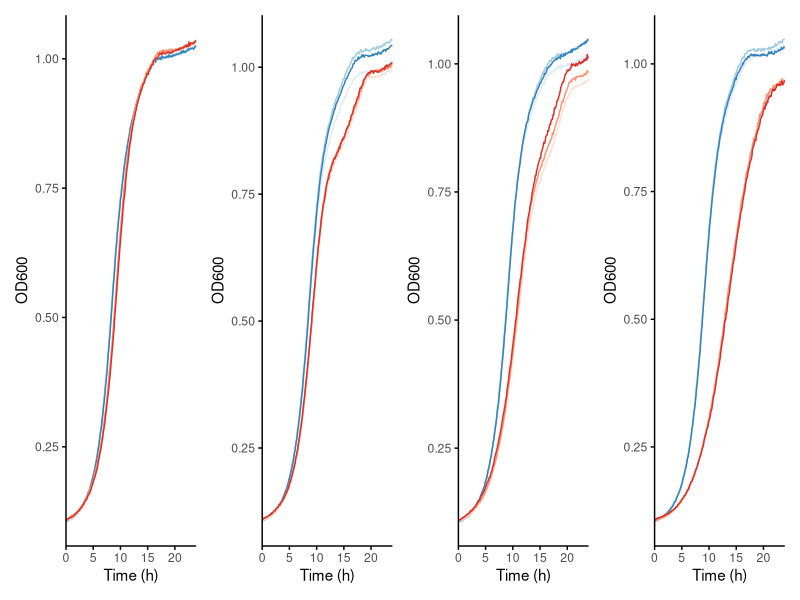
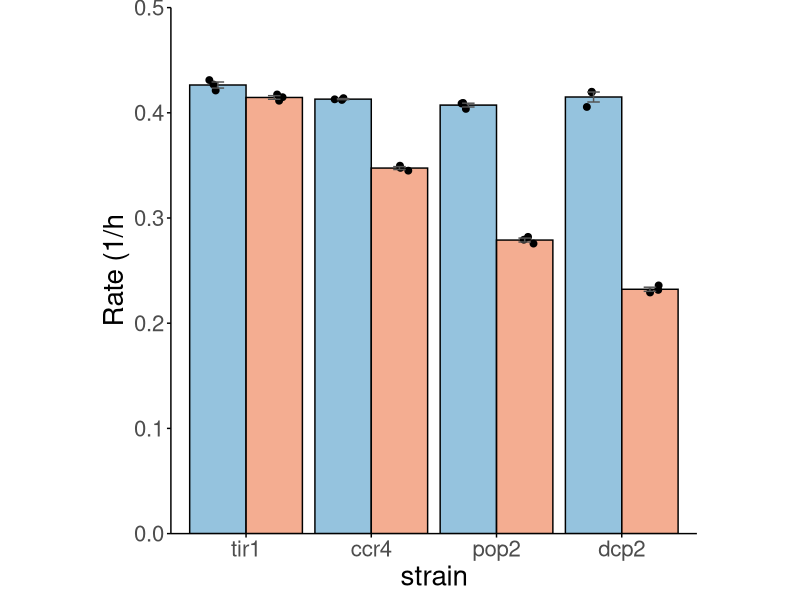

Reproduce these figures in R, in order.
setwd("~/yeast-idr-analysis-main/suppFigs/suppFig_3/")
library(ggplot2)
library(reshape2)
library(RColorBrewer)
library(patchwork)
library(ggpubr)
library(minpack.lm)


growth = read.csv("degronStrain_growthCurves.csv")
growth$time..s. = growth$time..s./3600 #convert to hours
tir = growth[, c(T,grepl("tir", names(growth[2:ncol(growth)])))]
ccr4 = growth[, c(T,grepl("ccr4", names(growth[2:ncol(growth)])))]
pop2 = growth[, c(T,grepl("pop2", names(growth[2:ncol(growth)])))]
dcp2 = growth[, c(T,grepl("dcp2", names(growth[2:ncol(growth)])))]

#separate datasets
tir <- melt(tir, id.vars = "time..s.", variable.name = "condition", value.name = "value")
ccr4 <- melt(ccr4, id.vars = "time..s.", variable.name = "condition", value.name = "value")
pop2 <- melt(pop2, id.vars = "time..s.", variable.name = "condition", value.name = "value")
dcp2 <- melt(dcp2, id.vars = "time..s.", variable.name = "condition", value.name = "value")

blues = brewer.pal(3,'Blues')
reds = brewer.pal(3,'Reds')

#plot representative trace for each one

tir_plot <- ggplot(tir, aes(x = time..s., y = value, color=condition)) +
  geom_path() + scale_color_manual(values = c(blues,reds)) + 
  labs(x = "Time (h)", y = "OD600") + theme_classic() + 
  scale_x_continuous(expand=c(0,0)) + 
  theme(panel.grid = element_blank(),
        axis.line = element_line(color = "black"),
        axis.ticks = element_line(color = "black",),
        axis.ticks.length = unit(0.1,'cm'),
        legend.position = "none",
        panel.border = element_blank())

ccr4_plot <- ggplot(ccr4, aes(x = time..s., y = value, color=condition)) +
  geom_path() + scale_color_manual(values = c(blues,reds)) + 
  labs(x = "Time (h)", y = "OD600") + theme_classic() + 
  scale_x_continuous(expand=c(0,0)) + 
  theme(panel.grid = element_blank(),
        axis.line = element_line(color = "black"),
        axis.ticks = element_line(color = "black",),
        axis.ticks.length = unit(0.1,'cm'),
        legend.position = "none",
        panel.border = element_blank())

pop2_plot <- ggplot(pop2, aes(x = time..s., y = value, color=condition)) +
  geom_path() + scale_color_manual(values = c(blues,reds)) + 
  labs(x = "Time (h)", y = "OD600") + theme_classic() + 
  scale_x_continuous(expand=c(0,0)) + 
  theme(panel.grid = element_blank(),
        axis.line = element_line(color = "black"),
        axis.ticks = element_line(color = "black",),
        axis.ticks.length = unit(0.1,'cm'),
        legend.position = "none",
        panel.border = element_blank())

dcp2_plot <- ggplot(dcp2, aes(x = time..s., y = value, color=condition)) +
  geom_path() + scale_color_manual(values = c(blues,reds)) + 
  labs(x = "Time (h)", y = "OD600") + theme_classic() + 
  scale_x_continuous(expand=c(0,0)) + 
  theme(panel.grid = element_blank(),
        axis.line = element_line(color = "black"),
        axis.ticks = element_line(color = "black",),
        axis.ticks.length = unit(0.1,'cm'),
        legend.position = "none",
        panel.border = element_blank())


combined_plot <- tir_plot + ccr4_plot + pop2_plot + dcp2_plot +
  plot_layout(ncol = 4, widths = c(1, 1, 1, 1))

if(!file.exists('raw_growth.pdf')){
  ggsave('raw_growth.pdf', combined_plot, height = 4, width = 16, units='cm')
}

#fit growth curves, k = max, m = min, r = growth rate
fit_growth <- function(y, x) {
  lin = nlsLM(y ~ k / (1 + ((k - m) / m) * exp(-r * x)),
        start = list(k = 1, r = 0.2, m = 0.1))
  return(coef(lin))
}
fits <- sapply(seq(2, ncol(growth)), function(x) {
  fit_growth(growth[, x], growth[, 1])
})
colnames(fits) = colnames(growth)[2:ncol(growth)]
df_fits = data.frame(rate = fits['r',], strain = sub("_.*", "", colnames(fits)),
                     chem = sub(".*_", "", colnames(fits)))

df_fits$strain <- factor(df_fits$strain, levels = c('tir1','ccr4','pop2','dcp2'))


rates = ggplot(df_fits, aes(x=strain, y=rate, fill=chem)) + 
  geom_bar(position = "dodge", stat = "summary",fun = "mean", color="black", alpha=0.7)+
  geom_jitter(aes(x = strain), position = position_jitterdodge(dodge.width = 1, jitter.width = 0.1),size=2)+
  geom_errorbar(stat = 'summary', position =position_dodge(width = 0.9), width = 0.2,color='#525252') +
  theme_classic()+  scale_y_continuous(expand = c(0,0), limits = c(0,0.5))  + 
  theme(text = element_text(size=20), legend.position = "none") + 
  scale_fill_manual(values = rep(c('#67a9cf','#ef8a62'),4)) + 
  ylab('Rate (1/h') + 
  theme(panel.grid = element_blank(),
        axis.line = element_line(color = "black"),
        aspect.ratio = 1,
        axis.ticks = element_line(color = "black",),
        axis.ticks.length = unit(0.1,'cm'),
        legend.position = "none",
        panel.border = element_blank())

if(!file.exists('growthRates.pdf')){
  ggsave(filename = 'growthRates.pdf', rates, height = 16, width = 16, units='cm')
}
